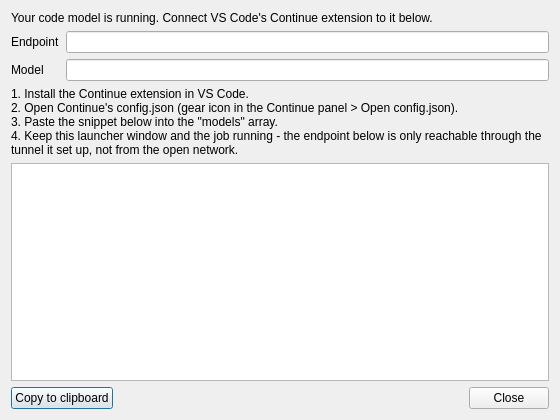
<?xml version="1.0" encoding="UTF-8"?>
<ui version="4.0">
 <class>codemodel_info_form</class>
 <widget class="QDialog" name="codemodel_info_form">
  <property name="geometry">
   <rect>
    <x>0</x>
    <y>0</y>
    <width>560</width>
    <height>420</height>
   </rect>
  </property>
  <property name="windowTitle">
   <string>VS Code connection info</string>
  </property>
  <layout class="QVBoxLayout" name="verticalLayout_2">
   <item>
    <widget class="QLabel" name="heading_label">
     <property name="text">
      <string>Your code model is running. Connect VS Code's Continue extension to it below.</string>
     </property>
     <property name="wordWrap">
      <bool>true</bool>
     </property>
    </widget>
   </item>
   <item>
    <layout class="QGridLayout" name="gridLayout">
     <item row="0" column="0">
      <widget class="QLabel" name="endpoint_caption_label">
       <property name="text">
        <string>Endpoint</string>
       </property>
      </widget>
     </item>
     <item row="0" column="1">
      <widget class="QLineEdit" name="endpoint_edit">
       <property name="readOnly">
        <bool>true</bool>
       </property>
      </widget>
     </item>
     <item row="1" column="0">
      <widget class="QLabel" name="model_caption_label">
       <property name="text">
        <string>Model</string>
       </property>
      </widget>
     </item>
     <item row="1" column="1">
      <widget class="QLineEdit" name="model_edit">
       <property name="readOnly">
        <bool>true</bool>
       </property>
      </widget>
     </item>
    </layout>
   </item>
   <item>
    <widget class="QLabel" name="instructions_label">
     <property name="text">
      <string>1. Install the Continue extension in VS Code.
2. Open Continue's config.json (gear icon in the Continue panel &gt; Open config.json).
3. Paste the snippet below into the "models" array.
4. Keep this launcher window and the job running - the endpoint below is only reachable through the tunnel it set up, not from the open network.</string>
     </property>
     <property name="wordWrap">
      <bool>true</bool>
     </property>
    </widget>
   </item>
   <item>
    <widget class="QPlainTextEdit" name="snippet_edit">
     <property name="readOnly">
      <bool>true</bool>
     </property>
     <property name="font">
      <font>
       <family>Monospace</family>
      </font>
     </property>
    </widget>
   </item>
   <item>
    <layout class="QHBoxLayout" name="horizontalLayout">
     <item>
      <widget class="QPushButton" name="copy_button">
       <property name="text">
        <string>Copy to clipboard</string>
       </property>
      </widget>
     </item>
     <item>
      <spacer name="horizontalSpacer">
       <property name="orientation">
        <enum>Qt::Horizontal</enum>
       </property>
       <property name="sizeHint" stdset="0">
        <size>
         <width>40</width>
         <height>20</height>
        </size>
       </property>
      </spacer>
     </item>
     <item>
      <widget class="QPushButton" name="close_button">
       <property name="text">
        <string>Close</string>
       </property>
      </widget>
     </item>
    </layout>
   </item>
  </layout>
 </widget>
 <resources/>
 <connections/>
</ui>
